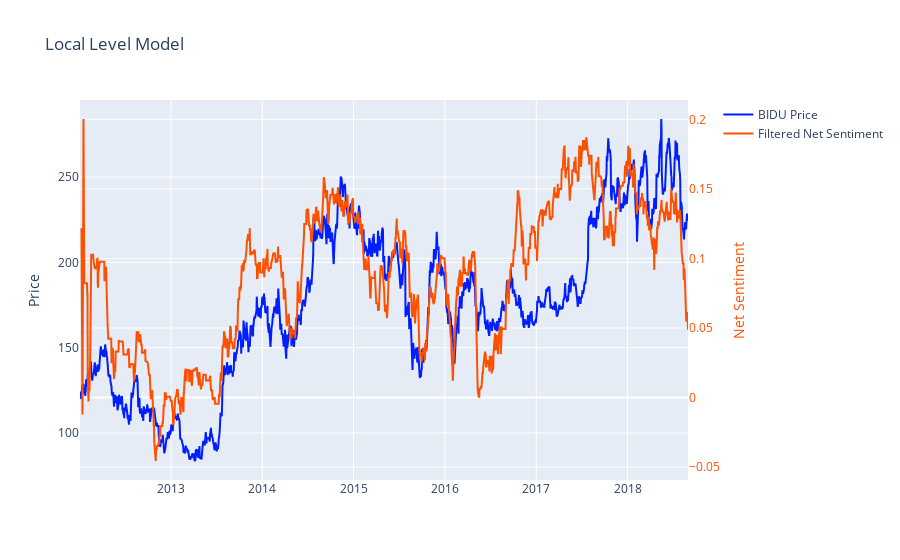

The notebook cell saved with this chart:
### Markdown cell above
### Plot Local Level Model Filtered Sentiment on Price

### Code cell
trace1 = go.Scatter(
    x=sentiment_price_data.index,
    y=sentiment_price_data.BIDU,
    mode="lines",
    name='BIDU Price',
    line = dict(color = ('rgb(0, 30, 255)'))
)

trace2 = go.Scatter(
    x=sentiment_price_data.index,
    y=sentiment_price_data.netf,
    mode="lines",
    name='Filtered Net Sentiment',
    line = dict(color = ('rgb(255, 80, 0)')),
    yaxis='y2'

)

data = [trace1, trace2]
layout = go.Layout(
    title='Local Level Model',
    yaxis=dict(
        title='Price'
    ),
    yaxis2=dict(
        title='Net Sentiment',
        titlefont=dict(
            color='rgb(255, 80, 0)'
        ),
        tickfont=dict(
            color='rgb(255, 80, 0)'
        ),
        overlaying='y',
        side='right'
    ),
   legend= go.layout.Legend(
     x= 1.05,
    y= 1,
    )
)
fig = go.Figure(data=data, layout=layout)
iplot(fig, filename='local-level-model')

### Figure 1 — Plotly figure (JSON) as saved in the notebook; plotly's stock layout.template omitted (floating-point values rounded to 4 significant figures; data arrays with more than 128 entries replaced by an {"elided": "..."} marker saying what was removed)
{"data": [{"line": {"color": "rgb(0, 30, 255)"}, "mode": "lines", "name": "BIDU Price", "type": "scatter", "x": {"elided": "1678 str values"}, "y": {"elided": "1678 float values"}}, {"line": {"color": "rgb(255, 80, 0)"}, "mode": "lines", "name": "Filtered Net Sentiment", "type": "scatter", "x": {"elided": "1678 str values"}, "y": {"elided": "1678 float values"}, "yaxis": "y2"}], "layout": {"legend": {"x": 1.05, "y": 1}, "title": {"text": "Local Level Model"}, "yaxis": {"title": {"text": "Price"}}, "yaxis2": {"overlaying": "y", "side": "right", "tickfont": {"color": "rgb(255, 80, 0)"}, "title": {"font": {"color": "rgb(255, 80, 0)"}, "text": "Net Sentiment"}}}}
